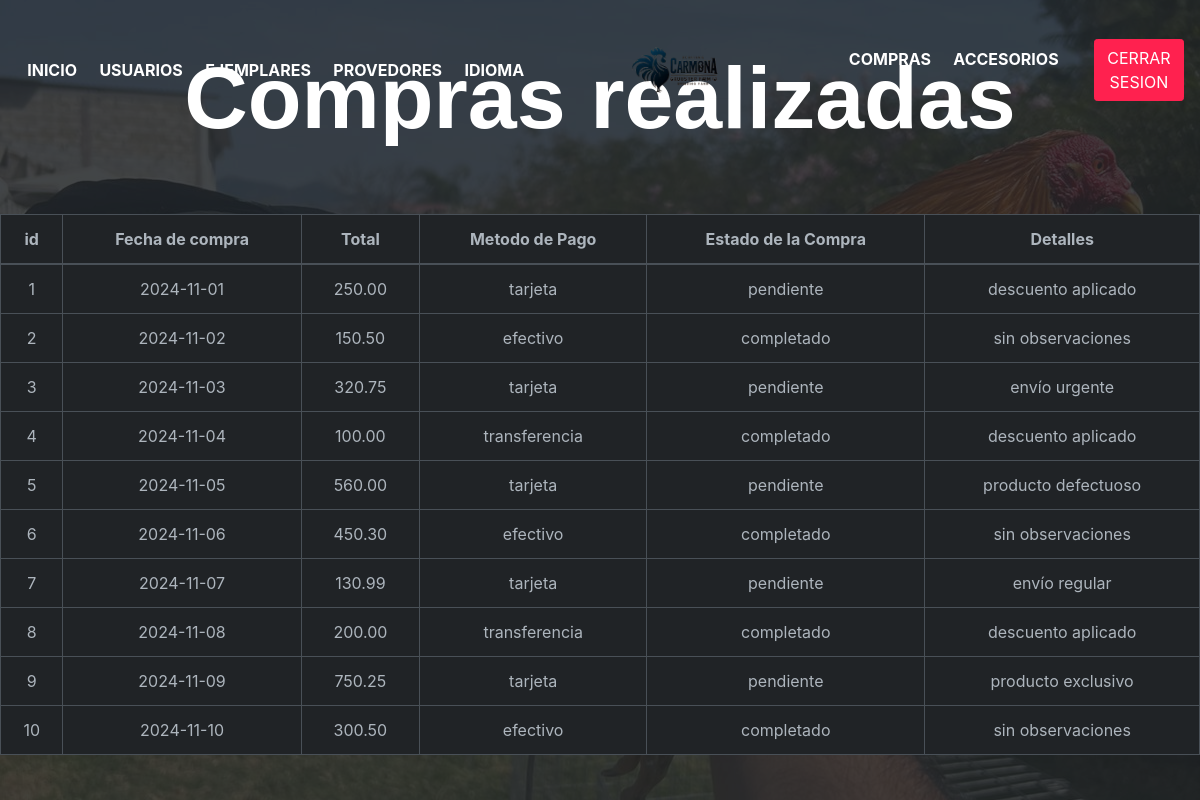
/cli_compras.php (signed in), run on the app's committed database.
### tables this page shows
CREATE TABLE IF NOT EXISTS `compras` (
  `compra_id` int NOT NULL AUTO_INCREMENT,
  `fecha_compra` varchar(50) NOT NULL,
  `total` varchar(50) NOT NULL,
  `metodo_pago` varchar(50) NOT NULL,
  `estado` varchar(50) NOT NULL,
  `info_com` varchar(50) NOT NULL,
  PRIMARY KEY (`compra_id`)
);

### php/conexion.php (called while the page is built, shortened)
<?php
function db_query($query) {
    $db_host = 'localhost';
    $db_user = 'root';
    $db_password = 'sistemas';
    $db_name = 'iniciosesion';
    $db_port = '3306';
    $connection =mysqli_connect($db_host,$db_user,$db_password,$db_name,$db_port);
    $result = mysqli_query($connection,$query);
    return $result;
}
function select($tbl_name){
    $sql = "SELECT * FROM $tbl_name";
    $db=db_query($sql);
    return $db;
}
?>

### cli_compras.php (the view, shortened to what this page needs)
<!DOCTYPE html>
<html lang="en">
<head>
    <link rel="stylesheet" href="https://cdnjs.cloudflare.com/ajax/libs/font-awesome/6.3.0/css/all.min.css"
 />
    <link rel="stylesheet" href="vendors/themify-icons/css/themify-icons.css">
    <link rel="stylesheet" href="vendors/animate/animate.css">
	<link rel="stylesheet" href="css/foodhut.css">
    <link rel="stylesheet" href="css/estylos_menu.css">
    <?php include("php/conexion.php"); ?>
</head>
<body data-spy="scroll" data-target=".navbar" data-offset="40" id="home">
    <nav class="custom-navbar navbar navbar-expand-lg navbar-dark fixed-top" data-spy="affix" data-offset-top="10">
        <div class="collapse navbar-collapse" id="navbarSupportedContent">
            <ul class="navbar-nav">
                <li class="nav-item">
                    <a class="nav-link" href="cli_index.php">INICIO</a>
                </li>
                <li class="nav-item">
                    <a class="nav-link" href="#">USUARIOS</a>
                </li>
                <li class="nav-item">
                    <a class="nav-link" href="#gallary">EJEMPLARES</a>
                </li>
                <li class="nav-item">
                    <a class="nav-link" href="#book-table">PROVEDORES</a>
                </li>
                <li class="nav-item">
                    <a class="nav-link" href="cli_compras-In.php">IDIOMA</a>
                </li>
            </ul>
            <a class="navbar-brand m-auto" href="#">
                <img src="imgs/logos.png" class="brand-img" alt="">
            </a>
            <ul class="navbar-nav">
                <li class="nav-item">
                    <a class="nav-link" href="#blog"><span class="sr-only">(current)</span></a>
                </li>
                <li class="nav-item">
                    <a class="nav-link" href="cli.compras.php">COMPRAS</a>
                </li>
                <li class="nav-item">
                    <a class="nav-link" href="#contact">ACCESORIOS</a>
                </li>
                <li class="nav-item">
                    <a href="logout.php" class="btn btn-primary ml-xl-4">CERRAR SESION</a>
                </li>
            </ul>
        </div>
    </nav>
    <header id="home" class="header">
        <div class="overlay text-white text-center">
        <h1 class="display-2 font-weight-bold my-3">Compras realizadas</h1>
            <div id="about" class="container-fluid wow fadeIn" id="about"data-wow-duration="1.5s">
        <div class="row">
             <?php
            $result = select("compras");
            ?>
      <table class="table table-bordered">
         <thead>
            <tr>
               <th scope="col">id</th>
               <th scope="col">Fecha de compra</th>
               <th scope="col">Total</th>
               <th scope="col">Metodo de Pago</th>
               <th scope="col">Estado de la Compra</th>
               <th scope="col">Detalles</th>
            </tr>
         </thead>
         <?php
          if (mysqli_num_rows($result) > 0) {
            while ($row = mysqli_fetch_object($result)) {
                      ?>
              <tr>
                <td><?php echo $row->compra_id; ?></td>
                <td><?php echo $row->fecha_compra; ?></td>
                <td><?php echo $row->total; ?></td>
                <td><?php echo $row->metodo_pago; ?></td>
                <td><?php echo $row->estado; ?></td>
                <td><?php echo $row->info_com; ?></td>
              </tr>
           <?php
            }
          } else {
            echo "no hay ningun registro";
          }
          ?>
         </table>
         </div>
</div>
    </header>
</body>
</html>

### data on the page
compras: compra_id "1", fecha_compra "2024-11-01", total "250.00", metodo_pago "tarjeta", estado "pendiente", info_com "descuento aplicado"
compras: compra_id "2", fecha_compra "2024-11-02", total "150.50", metodo_pago "efectivo", estado "completado", info_com "sin observaciones"
compras: compra_id "3", fecha_compra "2024-11-03", total "320.75", metodo_pago "tarjeta", estado "pendiente", info_com "envío urgente"
compras: compra_id "4", fecha_compra "2024-11-04", total "100.00", metodo_pago "transferencia", estado "completado", info_com "descuento aplicado"
compras: compra_id "5", fecha_compra "2024-11-05", total "560.00", metodo_pago "tarjeta", estado "pendiente", info_com "producto defectuoso"
compras: compra_id "6", fecha_compra "2024-11-06", total "450.30", metodo_pago "efectivo", estado "completado", info_com "sin observaciones"
compras: compra_id "7", fecha_compra "2024-11-07", total "130.99", metodo_pago "tarjeta", estado "pendiente", info_com "envío regular"
compras: compra_id "8", fecha_compra "2024-11-08", total "200.00", metodo_pago "transferencia", estado "completado", info_com "descuento aplicado"
compras: compra_id "9", fecha_compra "2024-11-09", total "750.25", metodo_pago "tarjeta", estado "pendiente", info_com "producto exclusivo"
compras: compra_id "10", fecha_compra "2024-11-10", total "300.50", metodo_pago "efectivo", estado "completado", info_com "sin observaciones"
